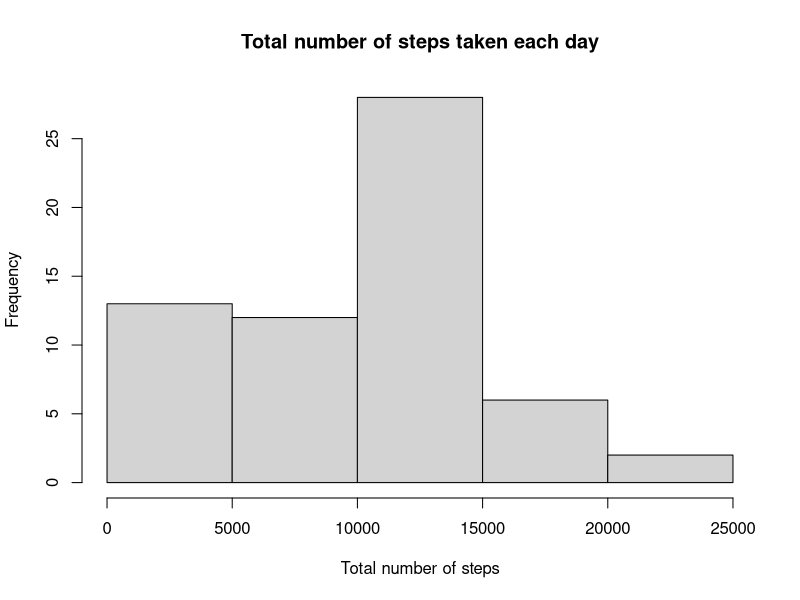
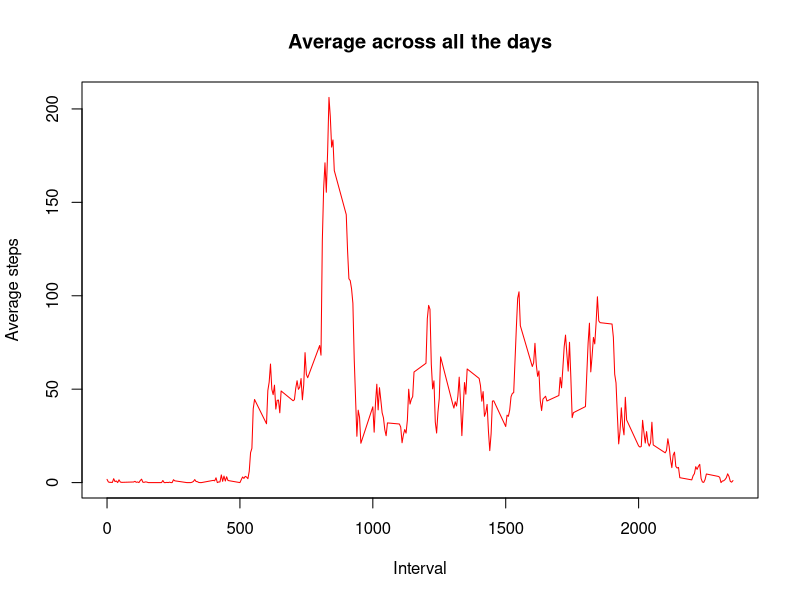

R code for these plots, in order:
## ---- chunk 1
knitr::opts_chunk$set(echo = TRUE, warning = F, message = F)
options(scipen=999)
## ---- chunk 2

library(tidyverse)
df_data <- read_csv(file = "activity/activity.csv")
## ---- chunk 3
# For this part of the assignment, you can ignore the missing values in the dataset.
# 1. Make a histogram of the total number of steps taken each day
# 2. Calculate and report the mean and median total number of steps taken per day

df_total_steps_per_day <- df_data %>% 
  group_by(date) %>% 
  summarise(total_steps_per_day = sum(steps, na.rm = TRUE))

hist(df_total_steps_per_day$total_steps_per_day, main = "Total number of steps taken each day", xlab = "Total number of steps")
## ---- chunk 4

# 1. Make a time series plot (i.e. type = "l") of the 5-minute interval (x-axis)
# and the average number of steps taken, averaged across all days (y-axis)
# 2. Which 5-minute interval, on average across all the days in the dataset,
# contains the maximum number of steps?

df_average_steps_per_day_interval <-  df_data %>% 
  group_by(interval) %>%
  summarise(average_steps_per_day_interval = mean(steps, na.rm = TRUE))

# create the plot
plot(df_average_steps_per_day_interval$interval, df_average_steps_per_day_interval$average_steps_per_day_interval, 
     type = "l",  main = "Average across all the days", xlab = "Interval", ylab = "Average steps",
     col = "red", lwd =1)
## ---- chunk 5
max_steps <- max(df_average_steps_per_day_interval$average_steps_per_day_interval)
  
interval_with_max <- df_average_steps_per_day_interval %>% 
  filter(average_steps_per_day_interval == max_steps) %>% 
  pull(interval)
## ---- chunk 6
# Note that there are a number of days/intervals where there are missing values
# (coded as NA). The presence of missing days may introduce bias into some
# calculations or summaries of the data.
# 1. Calculate and report the total number of missing values in the dataset
# (i.e. the total number of rows with NAs)
# 2. Devise a strategy for filling in all of the missing values in the dataset. The
# strategy does not need to be sophisticated. For example, you could use
# the mean/median for that day, or the mean for that 5-minute interval, etc.
# 3. Create a new dataset that is equal to the original dataset but with the
# missing data filled in.
# 4. Make a histogram of the total number of steps taken each day and Calculate
# and report the mean and median total number of steps taken per day. Do
# these values differ from the estimates from the first part of the assignment?
# What is the impact of imputing missing data on the estimates of the total
# daily number of steps?
  

## ---- chunk 7
# For this part the weekdays() function may be of some help here. Use the dataset
# with the filled-in missing values for this part.
# 1. Create a new factor variable in the dataset with two levels – “weekday”
# and “weekend” indicating whether a given date is a weekday or weekend day.
# 2. Make a panel plot containing a time series plot (i.e. type = "l") of the
# 5-minute interval (x-axis) and the average number of steps taken, averaged
# across all weekday days or weekend days (y-axis). The plot should look
# something like the following, which was creating using simulated data:


